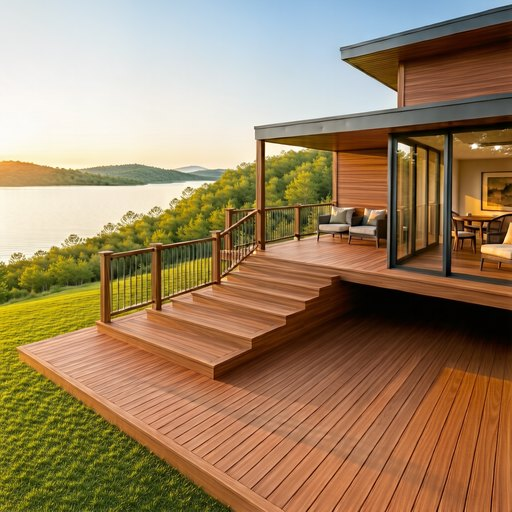
#> input picture samples/images/flux.2-klein-4b/01-elegant-backyard-ipe-deck-2_ours.jpg, 512 x 512 px
$ python -i coco.py   (imports and definitions only)
#> lines starting #> are read from the running program, lines starting #| are printed output that depends on the picture
### vmg/runs.py
"""Where every pipeline output lives. The only module that builds paths.

    $VMG_RUNS/<model>/<dataset>/moments/shard-<k>-of-<K>.npz    compute_w / compute_wmse, GPU stage
                               /w.json  /wmse.json              CPU fit
                               /samples/<arm>/                  sample.py
                               /metrics/<arm>.json              reproduce/experiments/evaluate.py
                               /ref/                            real-data features for the metrics

VMG_RUNS defaults to ./runs in the repository.
"""
import os
from pathlib import Path

REPO = Path(__file__).resolve().parents[1]


def root():
    return Path(os.environ.get("VMG_RUNS", REPO / "runs"))


# [11 lines left out: functions run_dir, moments_shard, not called in this run]


def moments_shards(model, dataset, tag=None):
    return sorted((run_dir(model, dataset, tag) / "moments").glob("shard-*-of-*.npz"))


# [5 lines left out: function w_json, not called in this run]


def wmse_json(model, dataset, tag=None):
    return run_dir(model, dataset, tag) / "wmse.json"


# [27 lines left out: functions samples_dir, save_image, metrics_json, ref_dir, not called in this run]

### vmg/data/coco.py
"""MS-COCO val2014 as the paper uses it (App. "Data"): one fixed photo order, 480 x 480 centre crops.

    python -m vmg.data.coco fetch          # downloads val2014 images + annotations into $VMG_DATA/coco (~6.6 GB)

Photos are those whose short side is at least 480 px, so a centre crop reaches 480 x 480 without upsampling,
held in one fixed random order (seed 0) with the eligible photos first; the prompt of each is the longest of
its five captions (ties: the earliest annotation). Rows 0-5,704 calibrate, rows 5,705-15,704 evaluate.
"""
import functools
import json
import os
import sys
from pathlib import Path

import numpy as np

from .. import runs

URLS = ("http://images.cocodataset.org/zips/val2014.zip",
        "http://images.cocodataset.org/annotations/annotations_trainval2014.zip")
RENDER = MIN_SIDE = 480
N_CALIB, N_EVAL = 5705, 10000


def root():
    return Path(os.environ.get("VMG_COCO", Path(os.environ.get("VMG_DATA", runs.REPO / "data")) / "coco"))


@functools.lru_cache(maxsize=4)
def select(seed=0, split="val2014"):
    """Every val2014 photo with captions, in the paper's fixed order (cached under $VMG_RUNS/_data)."""
    cache = runs.root() / "_data" / f"coco-order-{split}-seed{seed}.json"
    cache.parent.mkdir(parents=True, exist_ok=True)
    if cache.exists():
        return json.load(open(cache))
    j = json.load(open(root() / "annotations" / f"captions_{split}.json"))
    caps = {}
    for a in sorted(j["annotations"], key=lambda a: a["id"]):
        caps.setdefault(a["image_id"], []).append(" ".join(a["caption"].split()))
    imgs = sorted((i for i in j["images"] if i["id"] in caps), key=lambda i: i["id"])
    order = np.random.default_rng(seed).permutation(len(imgs))
    rows = []
    for i in order:
        r, cs = imgs[i], caps[imgs[i]["id"]]
        rows.append(dict(image_id=r["id"], file_name=r["file_name"], width=r["width"], height=r["height"],
                         eligible=bool(min(r["width"], r["height"]) >= MIN_SIDE),
                         caption=max(cs, key=lambda c: (len(c.split()), -cs.index(c)))))
    rows.sort(key=lambda r: not r["eligible"])            # eligible first, the random order kept within
    tmp = cache.with_suffix(f".{os.getpid()}.tmp")
    json.dump(rows, open(tmp, "w"))
    os.replace(tmp, cache)
    return rows


def rows(split):
    """Row ids: "calib" = 0..5,704, "eval" = 5,705..15,704 (all eligible)."""
    n = sum(r["eligible"] for r in select())
    assert n >= N_CALIB + N_EVAL, f"only {n} eligible photos"
    return list(range(N_CALIB)) if split == "calib" else list(range(N_CALIB, N_CALIB + N_EVAL))


def captions(ids):
    sel = select()
    return [sel[i]["caption"] for i in ids]


def image(i, size=RENDER):
    """Photo `i` as uint8 [size, size, 3]: EXIF-oriented, centre-cropped to a square, then resized only if
    the square is not already `size` (LANCZOS)."""
    from PIL import Image, ImageOps
    r = select()[i]
    im = ImageOps.exif_transpose(Image.open(root() / "val2014" / r["file_name"])).convert("RGB")
    w, h = im.size
    c = min(w, h)
    im = im.crop(((w - c) // 2, (h - c) // 2, (w - c) // 2 + c, (h - c) // 2 + c))
    if im.size != (size, size):
        im = im.resize((size, size), Image.LANCZOS)
    return np.asarray(im, dtype=np.uint8)


def images(ids, size=RENDER):
    """[B, 3, size, size] float32 in [-1, 1]."""
    import torch
    x = torch.from_numpy(np.stack([image(i, size) for i in ids])).permute(0, 3, 1, 2)
    return x.float() / 127.5 - 1


def fetch():
    import urllib.request
    import zipfile
    d = root()
    d.mkdir(parents=True, exist_ok=True)
    for url in URLS:
        z = d / url.rsplit("/", 1)[1]
        if not z.exists():
            print(f"downloading {url}")
            urllib.request.urlretrieve(url, z)
        print(f"unpacking {z.name}")
        zipfile.ZipFile(z).extractall(d)
    print(f"COCO val2014 in {d}: {len(select())} captioned photos")


# [3 lines not run here, left out]

>>> import cv2
>>> picture = cv2.imread('../../samples/images/flux.2-klein-4b/01-elegant-backyard-ipe-deck-2_ours.jpg', cv2.IMREAD_GRAYSCALE)
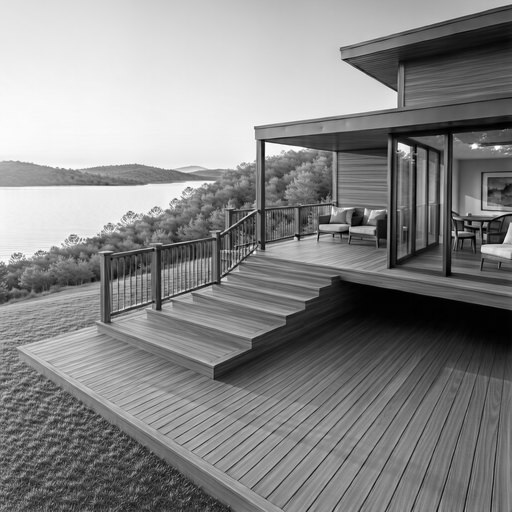
#> picture: shape (512, 512); min 0, max 255, mean 135
>>> result = image(picture)
#> (the run stopped early here; a loop or call above may not have finished)

$ run again, on samples/images/sd1.5/01-clock-between-windows-building_pub.jpg
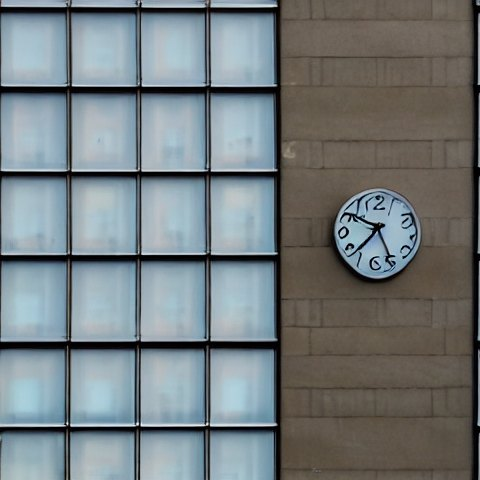
#> input picture samples/images/sd1.5/01-clock-between-windows-building_pub.jpg, 480 x 480 px
#> `picture = cv2.imread('../../samples/images/flux.2-klein-4b/01-elegant-..`:
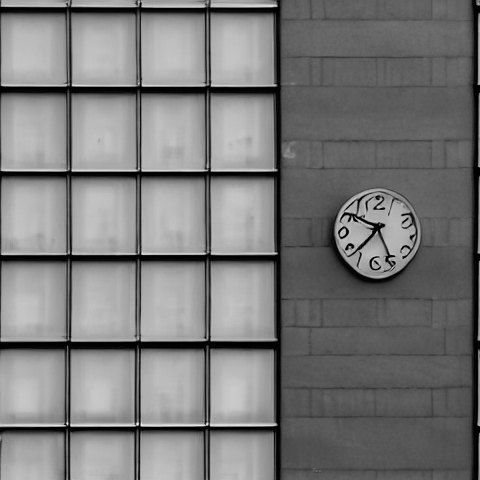
#> picture: shape (480, 480); min 0, max 241, mean 121.8

$ run again, on samples/images/sd1.5/02-person-standing-counter-getting-bread_ours.jpg
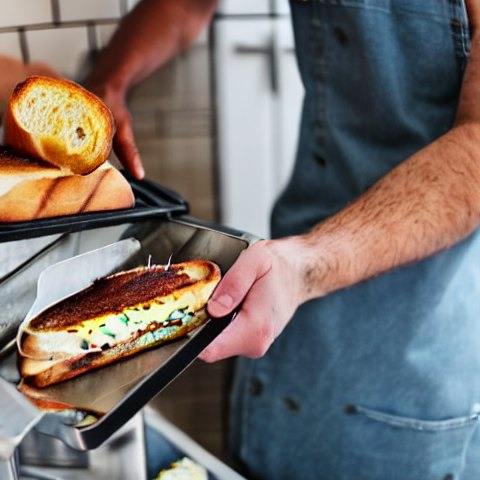
#> input picture samples/images/sd1.5/02-person-standing-counter-getting-bread_ours.jpg, 480 x 480 px
#> `picture = cv2.imread('../../samples/images/flux.2-klein-4b/01-elegant-..`:
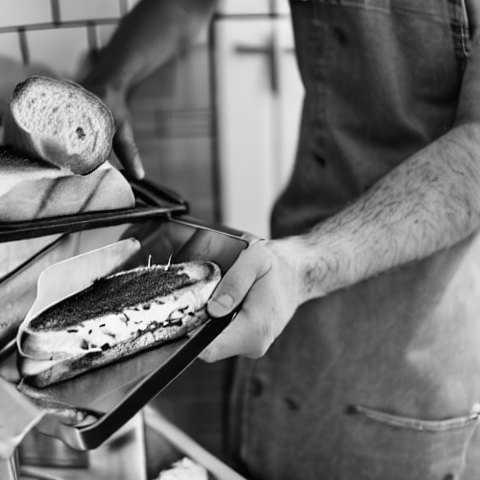
#> picture: shape (480, 480); min 0, max 255, mean 112.5

$ run again, on samples/images/sd3.5-large/01-clock-between-windows-building_ours.jpg
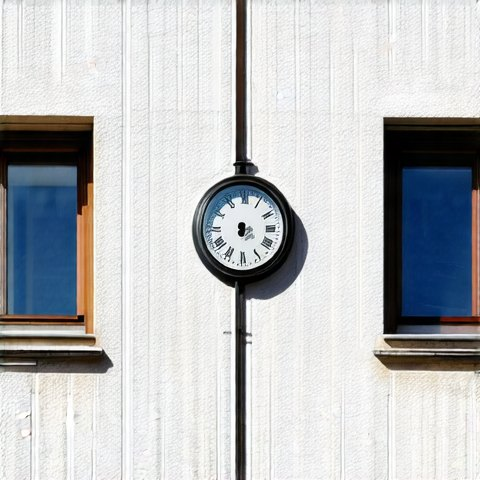
#> input picture samples/images/sd3.5-large/01-clock-between-windows-building_ours.jpg, 480 x 480 px
#> `picture = cv2.imread('../../samples/images/flux.2-klein-4b/01-elegant-..`:
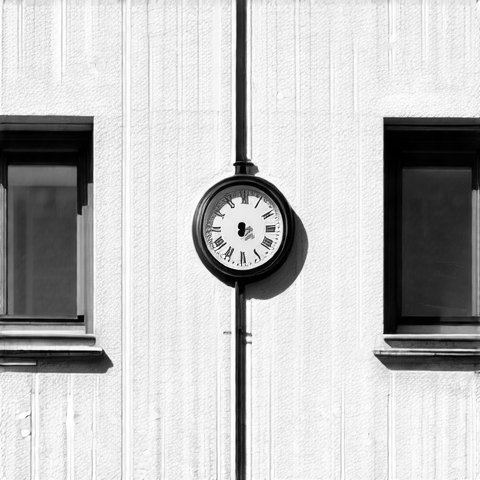
#> picture: shape (480, 480); min 0, max 255, mean 190.7
